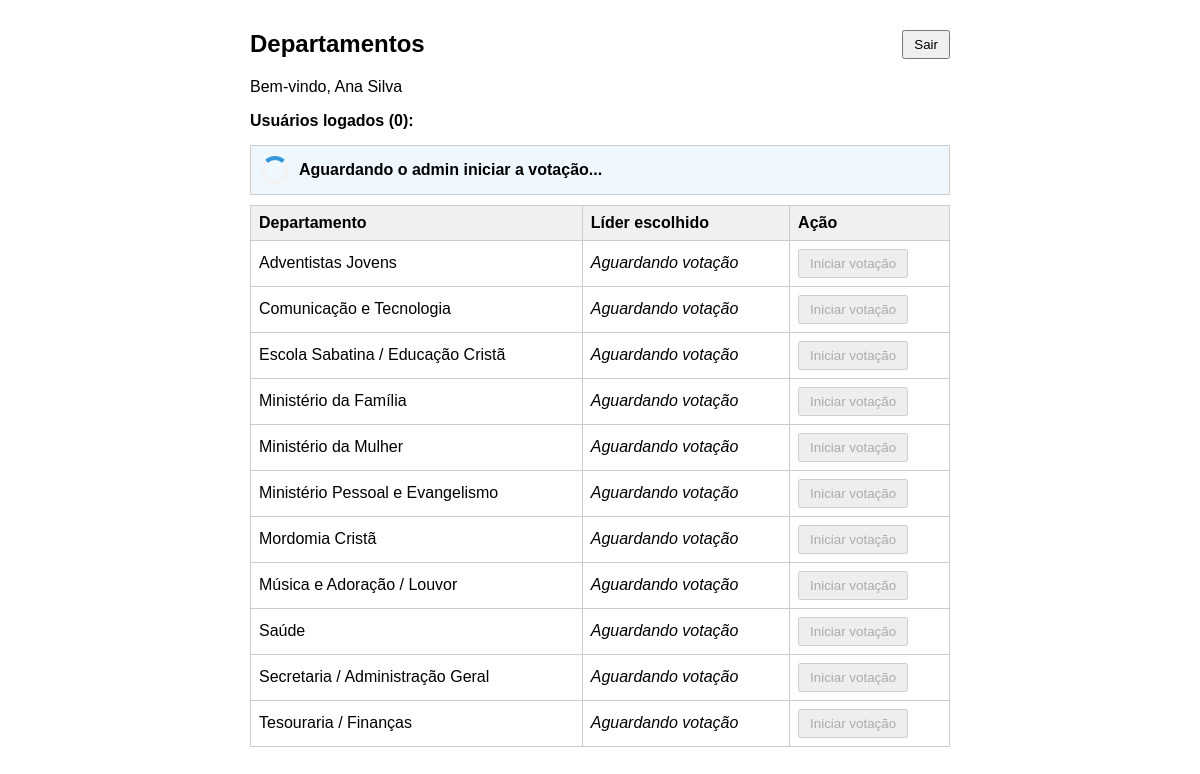
Page /departamentos.php (signed in) on the committed database.
### tables this page shows
CREATE TABLE `departamentos` (
  `id` int(11) NOT NULL,
  `nome` varchar(150) NOT NULL,
  `lider_escolhido_2026` varchar(100) DEFAULT NULL,
  `indicados` text DEFAULT '[]',
  `votos_json` text DEFAULT NULL,
  `status_votacao` tinyint(1) DEFAULT 0,
  `votos_lider_json` text DEFAULT '[]',
  `votos_contagem` longtext DEFAULT '{}' CHECK (json_valid(`votos_contagem`))
);

### departamentos.php (the view, shortened to what this page needs)
<?php
$conn = new mysqli("localhost","root","","votacao");
$isAdmin = ($_SESSION['usuario_tipo'] ?? '') === 'admin';
$deps = $conn->query("
    SELECT d.*, u.nome AS lider_nome
    FROM departamentos d
    LEFT JOIN usuarios u ON d.lider_escolhido_2026=u.id
    ORDER BY d.nome
");
$usuarios_online = [];
$online_count = count($usuarios_online);
?>
<!DOCTYPE html>
<html lang="pt-BR">
<head>
</head>
<body>
<h2>Departamentos
    <a href="?sair=1"><button class="logout">Sair</button></a>
</h2>
<p>Bem-vindo, <?php echo htmlspecialchars($_SESSION['usuario_nome']); ?></p>
<p class="online">Usuários logados (<?php echo $online_count; ?>): <?php echo htmlspecialchars(implode(', ',$usuarios_online)); ?></p>
<?php if(!$isAdmin): ?>
<div class="loading-banner">
    <div class="spinner"></div>
    Aguardando o admin iniciar a votação...
</div>
<?php endif; ?>
<table>
<tr>
    <th>Departamento</th>
    <th>Líder escolhido</th>
    <th>Ação</th>
</tr>
<?php while($d = $deps->fetch_assoc()): ?>
<tr>
    <td><?php echo htmlspecialchars($d['nome']); ?></td>
    <td>
        <?php
        if(!empty($d['lider_escolhido_2026'])){
            echo htmlspecialchars($d['lider_nome']);
        } else {
            echo "<em>Aguardando votação</em>";
        }
        ?>
    </td>
    <td>
        <?php
        $candidatos_desempate_ids = json_decode($d['candidatos_desempate_json']??'[]', true)??[];
        $aguardando_desempate = empty($d['lider_escolhido_2026']) && $isAdmin && !empty($candidatos_desempate_ids) && $d['status_votacao'] == 0;
        if($aguardando_desempate):
        ?>
            <a href="iniciar_votacao.php?id=<?php echo $d['id']; ?>&desempate=1">
                <button>Continuar Desempate</button>
            </a>
        <?php elseif(empty($d['lider_escolhido_2026']) && $isAdmin):  ?>
            <a href="iniciar_votacao.php?id=<?php echo $d['id']; ?>">
                <button>Iniciar votação</button>
            </a>
        <?php else:  ?>
            <button disabled>Iniciar votação</button>
        <?php endif; ?>
    </td>
</tr>
<?php endwhile; ?>
</table>
</body>
</html>

### departamentos.php (style rules this page uses)
body { font-family:Arial; max-width:700px; margin:30px auto; }
table { width:100%; border-collapse:collapse; }
th,td { border:1px solid #ccc; padding:8px; text-align:left; }
th { background:#f0f0f0; }
button { padding:5px 10px; }
.online { margin-bottom:15px; font-weight:bold; }
.logout { float:right; }
.loading-banner { display:flex; align-items:center; background:#f0f8ff; border:1px solid #ccc; padding:10px; margin-bottom:10px; font-weight:bold; }
.spinner { border:4px solid #f3f3f3; border-top:4px solid #3498db; border-radius:50%; width:20px; height:20px; animation: spin 1s linear infinite; margin-right:10px; }

### rows in the picture
departamentos: nome "Adventistas Jovens", shows "Aguardando votação", shows "Iniciar votação"
departamentos: nome "Comunicação e Tecnologia", shows "Aguardando votação", shows "Iniciar votação"
departamentos: nome "Escola Sabatina / Educação Cristã", shows "Aguardando votação", shows "Iniciar votação"
departamentos: nome "Ministério da Família", shows "Aguardando votação", shows "Iniciar votação"
departamentos: nome "Ministério da Mulher", shows "Aguardando votação", shows "Iniciar votação"
departamentos: nome "Ministério Pessoal e Evangelismo", shows "Aguardando votação", shows "Iniciar votação"
departamentos: nome "Mordomia Cristã", shows "Aguardando votação", shows "Iniciar votação"
departamentos: nome "Música e Adoração / Louvor", shows "Aguardando votação", shows "Iniciar votação"
departamentos: nome "Saúde", shows "Aguardando votação", shows "Iniciar votação"
departamentos: nome "Secretaria / Administração Geral", shows "Aguardando votação", shows "Iniciar votação"
departamentos: nome "Tesouraria / Finanças", shows "Aguardando votação", shows "Iniciar votação"

### other values in the picture
$_SESSION['usuario_nome'] "Ana Silva"
$online_count "0"
